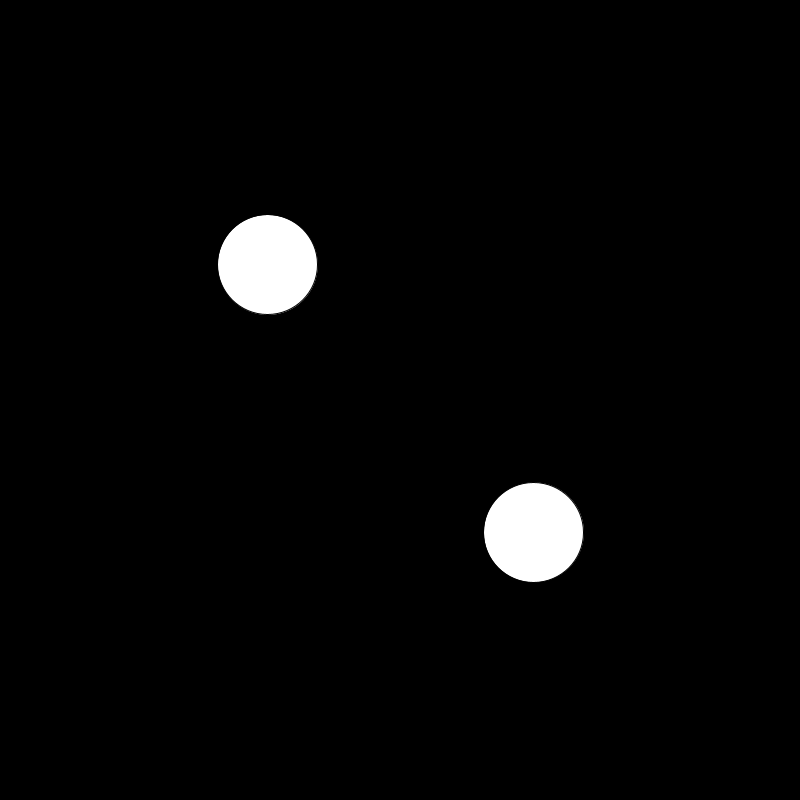
Frame 1 (no input)
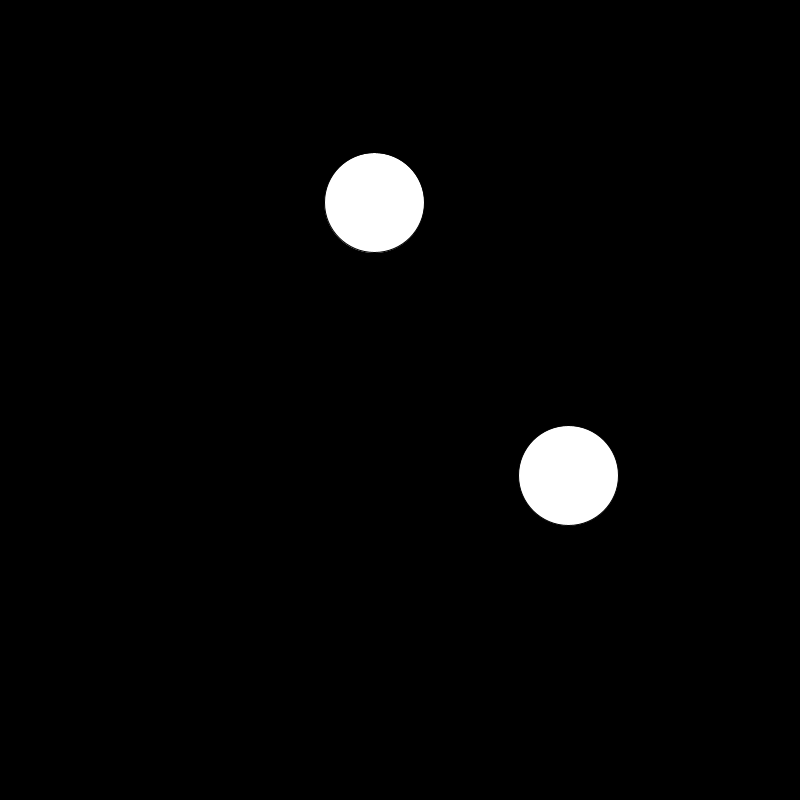
Frame 60 (the mouse pressed at the canvas centre just before this capture)
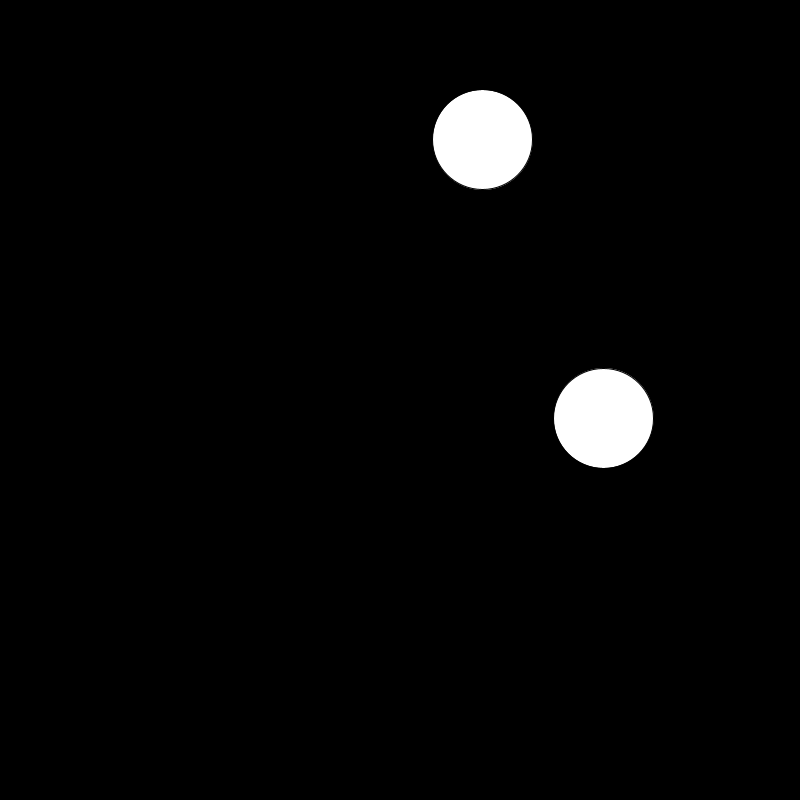
Frame 120 (the mouse held since frame 60 and released just before this capture)

The Processing sketch that drew these frames (run headless with seeded random() and noise(); from frame 60 on, the mouse is pressed at the canvas centre):

// Processing sketch: satisDivTwo
// ── satisDivTwo.pde
ArrayList<Bubble> boule = new ArrayList<Bubble>();

void setup() {
    size(800, 800);
    boule.add(new Bubble(width/1.5, height/1.5, 100));
    boule.add(new Bubble(width/3, height/3, 100));
}

void draw() {
    background(0);
    
    for(int curbl = 0; curbl < boule.size(); curbl++) {
        Bubble b = boule.get(curbl);
        b.move();
        b.dessiner();

        //other balls colision
        for(int othbl=0; othbl < boule.size(); othbl++) {
            if (curbl != othbl) {
                Bubble other = boule.get(othbl);

                if (dist(b.x, b.y, other.x, other.y) <= (b.r + other.r)/2) {
                    Bubble newB = b.bounceColide();
                    boule.add(newB);
                    other.bounceColide();
                }
            }
        }

        //call colision
        if (b.x - (b.r)/2 < 0 || b.x + (b.r)/2 > width) {
            b.sx *= -1;
        }
        if (b.y - (b.r)/2 < 0 || b.y + (b.r)/2 > height) {
            b.sy *= -1;
        }
    }
}
// ── Bubble.pde
class Bubble {

    float x;
    float y;
    float r;
    float sx;
    float sy;

    Bubble(float posX, float posY, float radius) {
        this.x = posX;
        this.y = posY;
        this.r = radius;
        this.sx = random(-2, 2);
        this.sy = random(-2, 2);
    }

    void dessiner() {
        fill(255);
        circle(x, y, r);
    }

    void move() {
        x += sx;
        y += sy;
    }

    Bubble bounceColide() {
        r *= 0.9;
    
        float offset = r * 2;
        float angle = random(TWO_PI);
    
        float newX = x + cos(angle) * offset;
        float newY = y + sin(angle) * offset;
    
        Bubble newB = new Bubble(newX, newY, r);
    
        float speed = 2;
        newB.sx = cos(angle) * speed;
        newB.sy = sin(angle) * speed;
    
        sx *= -1;
        sy *= -1;
    
        return newB;
    }
}
